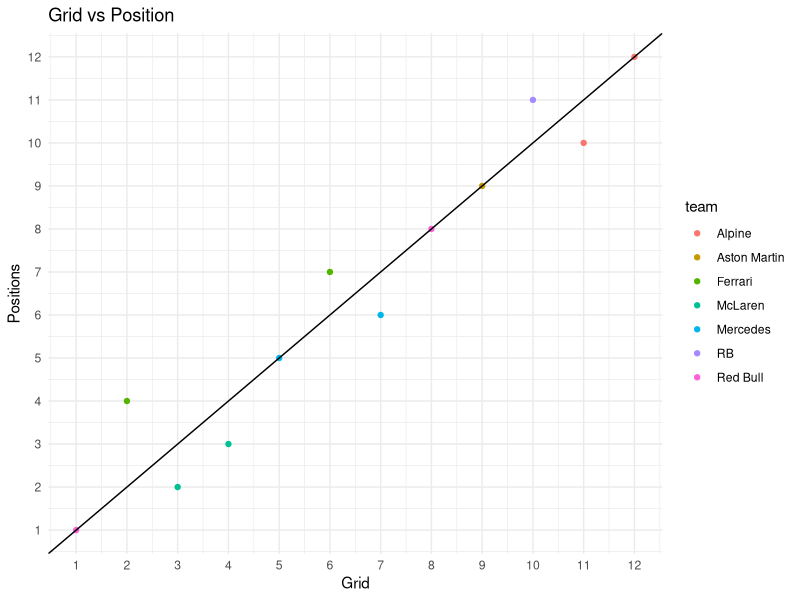
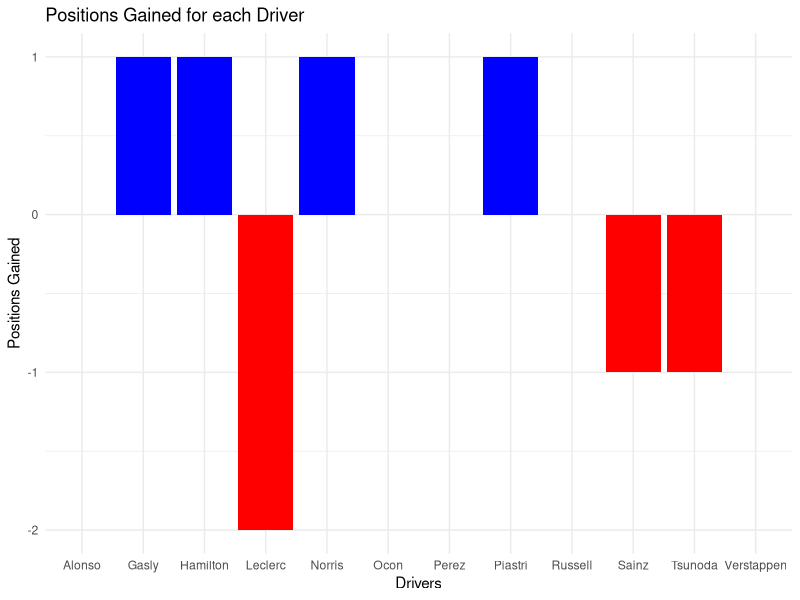

Reproduce these figures in R, in order.
library(tidyverse)

f1 <- data.frame(
    driver = c("Verstappen", "Norris", "Leclerc", "Hamilton",
               "Russell", "Piastri", "Sainz", "Alonso",
               "Perez", "Gasly", "Ocon", "Tsunoda"),
    team = c("Red Bull", "McLaren", "Ferrari", "Mercedes",
             "Mercedes", "McLaren", "Ferrari", "Aston Martin",
             "Red Bull", "Alpine", "Alpine", "RB"),
    grid = c(1, 3, 2, 7, 5, 4, 6, 9, 8, 11, 12, 10),
    position = c(1, 2, 4, 6, 5, 3, 7, 9, 8, 10, 12, 11)
)

f1_graphic <- ggplot(
                f1,
                aes(x = grid, y = position, color = team)
            ) +
            scale_x_continuous(breaks = seq(1, 12, by = 1)) +
            scale_y_continuous(breaks = seq(1, 12, by = 1)) +
            geom_point() +
            geom_abline(slope = 1, intercept = 0) +
            labs(
                x = "Grid",
                y = 'Positions',
                title = "Grid vs Position"
            ) +
            theme_minimal()

ggsave(
    "../week5/f1_graphic.png",
    f1_graphic
)

f1 <- f1 |>
        mutate(positions_gained = grid - position)

positions_gained_graphic <- ggplot(
                                f1,
                                aes(
                                    x = driver, 
                                    y = positions_gained, 
                                    fill = ifelse(
                                        positions_gained > 0, 
                                        "blue", 
                                        ifelse(
                                            positions_gained < 0,
                                            "red", "green"
                                        )
                                    )
                                )
                            ) +
                            geom_col() +
                            scale_fill_identity() +
                            labs(
                                x = "Drivers",
                                y = "Positions Gained",
                                title = "Positions Gained for each Driver"
                            ) +
                            theme_minimal()

ggsave(
    "../week5/positions_gained_graphic.png",
    positions_gained_graphic
)

print(f1)
